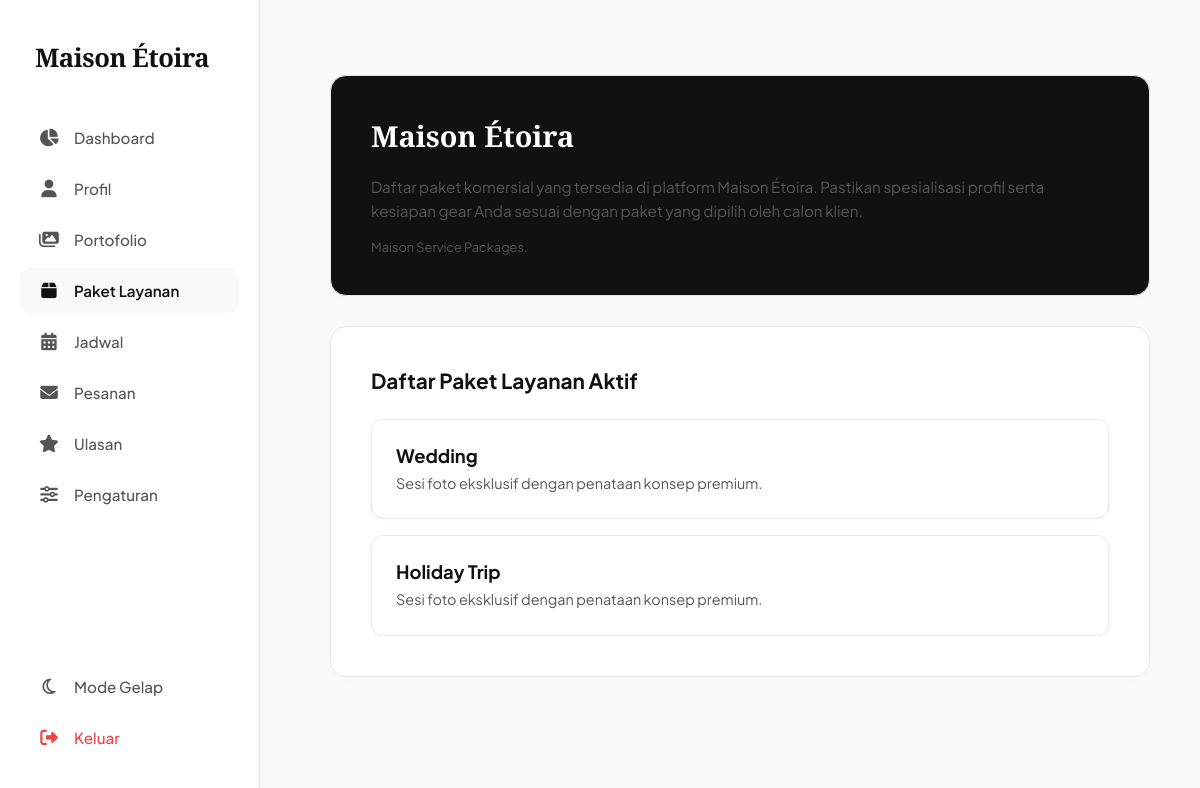
The page /fotografer-paket.php (signed in) on the database its author committed.
### tables this page shows
CREATE TABLE `packages` (
  `id_package` int(11) NOT NULL,
  `id_fotografer` int(11) DEFAULT NULL,
  `package_name` varchar(255) NOT NULL,
  `description` text DEFAULT NULL
);

### fotografer-paket.php (the view, shortened to what this page needs)
<?php
include 'koneksi.php';
$query_packages = mysqli_query($koneksi, "SELECT * FROM packages");
?>
<!DOCTYPE html>
<html lang="id">
<head>
    <link rel="stylesheet" href="https://cdnjs.cloudflare.com/ajax/libs/font-awesome/6.5.1/css/all.min.css">
</head>
<body>
    <div class="admin-container">
        <aside class="sidebar">
            <div>
                <div class="sidebar-brand">Maison Étoira</div>
                <nav class="menu-list">
                    <div class="menu-item"><a href="fotografer-dashboard.php"><i class="fa-solid fa-chart-pie"></i> Dashboard</a></div>
                    <div class="menu-item"><a href="fotografer-profil.php"><i class="fa-solid fa-user"></i> Profil</a></div>
                    <div class="menu-item"><a href="fotografer-portofolio.php"><i class="fa-solid fa-images"></i> Portofolio</a></div>
                    <div class="menu-item active"><a href="fotografer-paket.php"><i class="fa-solid fa-box"></i> Paket Layanan</a></div>
                    <div class="menu-item"><a href="fotografer-jadwal.php"><i class="fa-solid fa-calendar-days"></i> Jadwal</a></div>
                    <div class="menu-item"><a href="fotografer-pesanan.php"><i class="fa-solid fa-envelope"></i> Pesanan</a></div>
                    <div class="menu-item"><a href="fotografer-ulasan.php"><i class="fa-solid fa-star"></i> Ulasan</a></div>
                    <div class="menu-item"><a href="fotografer-pengaturan.php"><i class="fa-solid fa-sliders"></i> Pengaturan</a></div>
                </nav>
            </div>
            <div style="display: flex; flex-direction: column; gap: 6px;">
                <button class="dark-mode-toggle" id="darkModeBtn">
                    <i class="fa-regular fa-moon"></i> <span>Mode Gelap</span>
                </button>
                <nav class="menu-list">
                    <div class="menu-item logout"><a href="logout.php"><i class="fa-solid fa-right-from-bracket"></i> Keluar</a></div>
                </nav>
            </div>
        </aside>
        <main class="main-content">
            <div class="profile-wrapper">
                <div class="left-panel">
                    <div>
                        <h2>Maison Étoira</h2>
                        <p>Daftar paket komersial yang tersedia di platform Maison Étoira. Pastikan spesialisasi profil serta kesiapan gear Anda sesuai dengan paket yang dipilih oleh calon klien.</p>
                    </div>
                    <div style="font-size: 0.8rem; color: var(--text-muted);">Maison Service Packages.</div>
                </div>
                <div class="right-panel">
                    <h3>Daftar Paket Layanan Aktif</h3>
                    <div class="package-container">
                        <?php if (mysqli_num_rows($query_packages) > 0): ?>
                            <?php while($pkg = mysqli_fetch_assoc($query_packages)): ?>
                                <div class="package-card">
                                    <div class="package-info">
                                        <strong><?= htmlspecialchars($pkg['package_name']); ?></strong>
                                        <p><?= htmlspecialchars($pkg['description'] ?? 'Sesi foto eksklusif dengan penataan konsep premium.'); ?></p>
                                    </div>
                                    </div>
                            <?php endwhile; ?>
                        <?php else: ?>
                            <div class="package-card" style="justify-content: center; color: var(--text-muted); font-size: 0.95rem;">
                                <i class="fa-solid fa-box-open" style="margin-right: 8px;"></i> Belum ada paket layanan aktif.
                            </div>
                        <?php endif; ?>
                    </div>
                </div>
            </div>
        </main>
    </div>
</body>
</html>

### fotografer-paket.php (style rules this page uses)
:root { --bg-base: #f8f9fa; --bg-card: #ffffff; --bg-sidebar: #ffffff; --text-main: #111111; --text-muted: #555555; --border-color: #e5e7eb; --shadow: rgba(0, 0, 0, 0.01); --shadow-hover: rgba(0, 0, 0, 0.04); --hover-bg: #ffffff; --panel-left-bg: #111111; --panel-left-text: #ffffff; --price-color: #111111; }
body { font-family: 'Plus Jakarta Sans', sans-serif; margin: 0; padding: 0; background-color: var(--bg-base); color: var(--text-main); transition: background 0.3s, color 0.3s; }
.admin-container { display: flex; min-height: 100vh; }
.sidebar { width: 260px; background: var(--bg-sidebar); border-right: 1px solid var(--border-color); padding: 40px 20px; position: fixed; top: 0; bottom: 0; left: 0; display: flex; flex-direction: column; justify-content: space-between; box-sizing: border-box; transition: background 0.3s, border-color 0.3s; }
.sidebar-brand { font-family: 'Playfair Display', serif; font-size: 1.6rem; font-weight: 700; color: var(--text-main); margin-bottom: 40px; padding-left: 15px; letter-spacing: -0.5px; }
.menu-list { list-style: none; padding: 0; margin: 0; display: flex; flex-direction: column; gap: 6px; }
.menu-item a, .dark-mode-toggle { display: flex; align-items: center; gap: 15px; padding: 12px 18px; color: var(--text-muted); text-decoration: none; font-weight: 500; font-size: 0.95rem; border-radius: 10px; background: transparent; border: 1px solid transparent; cursor: pointer; width: 100%; box-sizing: border-box; font-family: inherit; transition: all 0.2s ease; }
.menu-item.active a, .menu-item a:hover, .dark-mode-toggle:hover { background: var(--hover-bg); color: var(--text-main); font-weight: 600; border-color: var(--border-color); box-shadow: 0 4px 12px var(--shadow-hover); transform: translateY(-1px); }
.menu-item.active a { background: var(--bg-base); border-color: transparent; box-shadow: none; transform: none; }
.menu-item.logout a { color: #ef4444; }
.sidebar i { width: 20px; font-size: 1.1rem; text-align: center; }
.main-content { margin-left: 280px; flex-grow: 1; padding: 50px; }
.profile-wrapper { display: flex; gap: 30px; flex-wrap: wrap; margin-top: 25px; }
.left-panel { flex: 1; min-width: 300px; background: var(--panel-left-bg); color: var(--panel-left-text); padding: 40px; border-radius: 16px; display: flex; flex-direction: column; justify-content: space-between; box-shadow: 0 4px 20px var(--shadow); border: 1px solid var(--border-color); transition: all 0.3s; }
.left-panel h2 { font-family: 'Playfair Display', serif; font-size: 1.8rem; margin: 0; }
.left-panel p { color: var(--text-muted); font-size: 0.95rem; line-height: 1.6; margin-top: 20px; }
.right-panel { flex: 2; min-width: 450px; background: var(--bg-card); padding: 40px; border-radius: 16px; border: 1px solid var(--border-color); box-shadow: 0 4px 24px var(--shadow); transition: background 0.3s, border-color 0.3s; }
.right-panel h3 { margin-top: 0; margin-bottom: 25px; font-size: 1.3rem; font-weight: 700; }
.package-container { display: flex; flex-direction: column; gap: 16px; }
.package-card { border: 1px solid var(--border-color); padding: 24px; border-radius: 12px; display: flex; justify-content: space-between; align-items: center; background: var(--bg-card); box-shadow: 0 2px 8px var(--shadow); transition: all 0.2s ease; }
.package-info strong { font-size: 1.15rem; font-weight: 700; color: var(--text-main); }
.package-info p { margin: 6px 0 0 0; color: var(--text-muted); font-size: 0.9rem; line-height: 1.5; }

### rows shown on the page
packages: package_name "Wedding", description "Sesi foto eksklusif dengan penataan konsep premium."
packages: package_name "Holiday Trip", description "Sesi foto eksklusif dengan penataan konsep premium."
